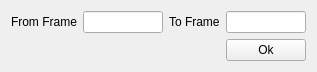
<?xml version="1.0" encoding="UTF-8"?>
<ui version="4.0">
 <class>frmFromToFrame</class>
 <widget class="QWidget" name="frmFromToFrame">
  <property name="geometry">
   <rect>
    <x>0</x>
    <y>0</y>
    <width>317</width>
    <height>71</height>
   </rect>
  </property>
  <property name="windowTitle">
   <string>Form</string>
  </property>
  <layout class="QVBoxLayout" name="verticalLayout">
   <item>
    <layout class="QHBoxLayout" name="horizontalLayout">
     <item>
      <widget class="QLabel" name="lblFrom">
       <property name="text">
        <string>From Frame</string>
       </property>
      </widget>
     </item>
     <item>
      <widget class="QLineEdit" name="txtFrom"/>
     </item>
     <item>
      <widget class="QLabel" name="lblTo">
       <property name="text">
        <string>To Frame</string>
       </property>
      </widget>
     </item>
     <item>
      <widget class="QLineEdit" name="txtTo"/>
     </item>
    </layout>
   </item>
   <item>
    <layout class="QHBoxLayout" name="horizontalLayout_2">
     <item>
      <spacer name="horizontalSpacer">
       <property name="orientation">
        <enum>Qt::Horizontal</enum>
       </property>
       <property name="sizeHint" stdset="0">
        <size>
         <width>258</width>
         <height>20</height>
        </size>
       </property>
      </spacer>
     </item>
     <item>
      <widget class="QPushButton" name="btnOk">
       <property name="text">
        <string>Ok</string>
       </property>
      </widget>
     </item>
    </layout>
   </item>
  </layout>
 </widget>
 <resources/>
 <connections/>
</ui>
